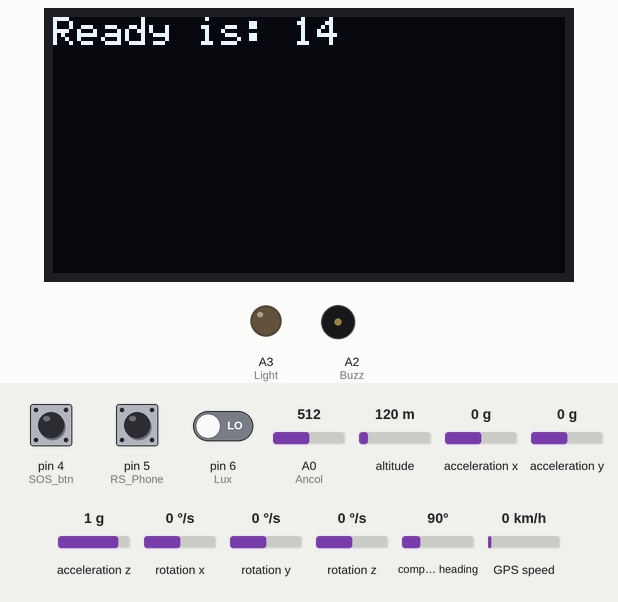
A sketch run on a simulated Arduino Uno, built with avr-gcc and run on an emulated ATmega328P. Shown: 128×64 one-colour display, output pins drawn as LEDs (lit = HIGH), buzzer (waves = sounding, pin HIGH). Inputs (shaded band) come from the test bench; at power-on: acceleration x 0 g, pin 4 (SOS_btn) HIGH, pin 5 (RS_Phone) HIGH, pin 6 (Lux) LOW, A0 (Ancol) = 512, altitude 120 m, acceleration y 0 g, acceleration z 1 g, rotation x 0 °/s, rotation y 0 °/s, rotation z 0 °/s, compass heading 90°, GPS speed 0 km/h. EEPROM starts erased; the GPS gets a fix after 3 s at 37.7749, -122.4194 with 8 satellites; no radio packets arrive unless stated; the modem accepts every AT command (registered, SIM ready, sends succeed) and sends nothing else; what the sketch prints to the serial monitor is not drawn.

Above: at 1.1 s.
At 18.8 s:
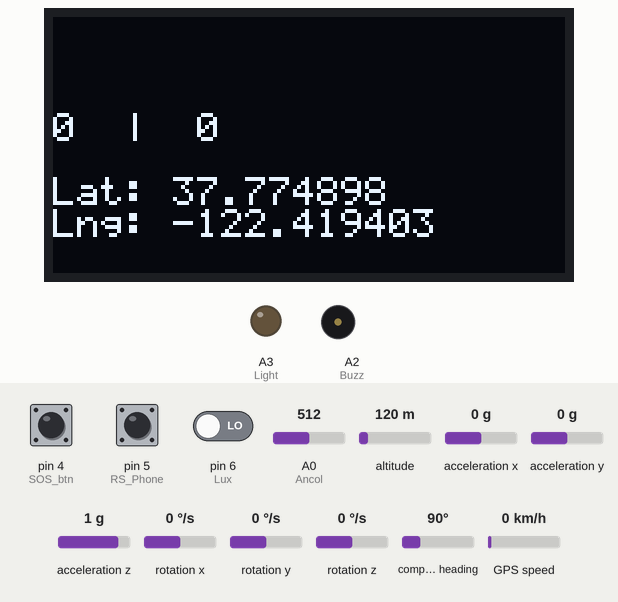
18.9 s: acceleration x set to -0.6 g
At 19.2 s:
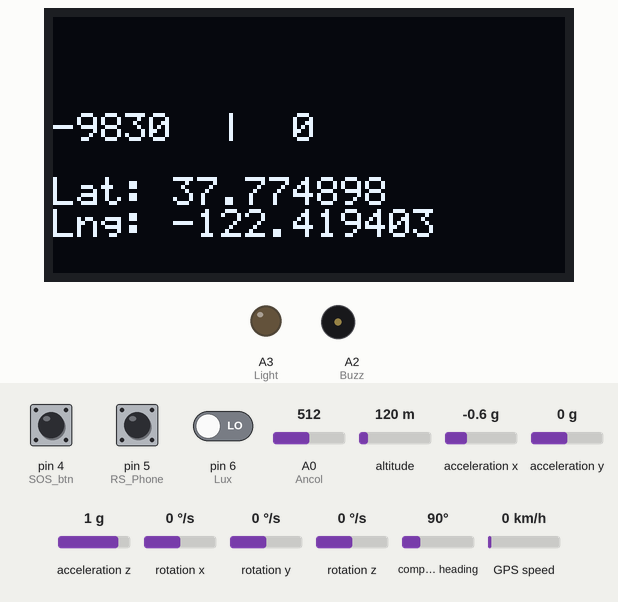
20.4 s: acceleration x set to -0.9 g
At 21.6 s:
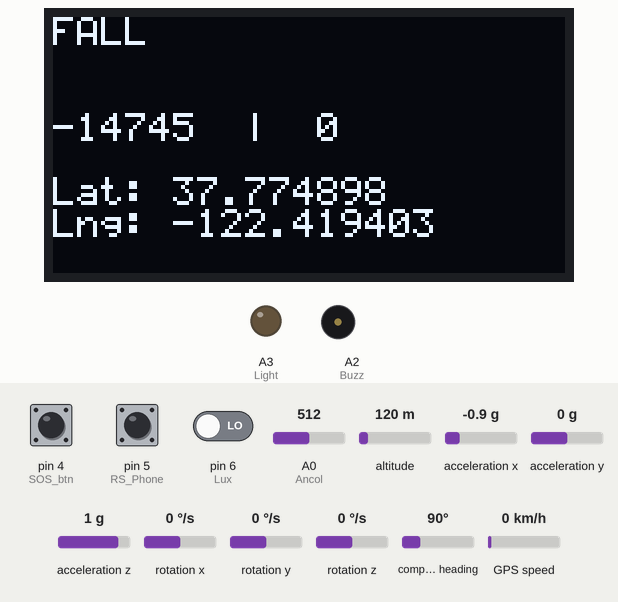
Timing chart, 0 to 51.6 s (numbered marks = the images above; inputs shaded):
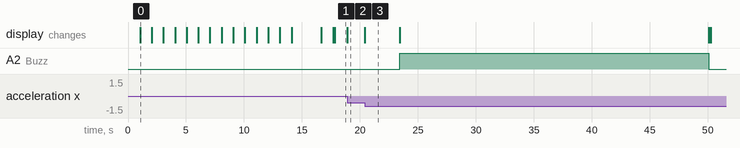

The sketch:

test_TX.ino
```cpp
 //--------------------------------------------------------OLED
#include "SSD1306Ascii.h"
#include "SSD1306AsciiAvrI2c.h"
SSD1306AsciiAvrI2c oled;
//--------------------------------------------------------SIM - EPROM
#include <SoftwareSerial.h>
#include <EEPROM.h>
SoftwareSerial simSerial(2, 3);
//--------------------------------------------------------GPS
#include <AltSoftSerial.h>
AltSoftSerial gpsSerial;
#include <TinyGPS++.h>
TinyGPSPlus gps;
//--------------------------------------------------------RF
#include <SPI.h>
#include <nRF24L01.h>
#include <RF24.h>
RF24 radio(9, 10); // CE, CSN
const byte diachi[6] = "01234";
//--------------------------------------------------------MPU
#include "I2Cdev.h"
#include "MPU6050.h"

#if I2CDEV_IMPLEMENTATION == I2CDEV_ARDUINO_WIRE
    #include "Wire.h"
#endif
MPU6050 accelgyro;
int16_t ax, ay, az;  int16_t gx, gy, gz;
#define OUTPUT_READABLE_ACCELGYRO

//--------------------------------------------------------Cấu trúc Data
struct package_send{ int TX_Connect; };
package_send data_send;
//--------------------------------------------------------Hàm Reset
void(* resetFunc) (void) = 0;
//--------------------------------------------------------Khởi tạo biến
unsigned long interrupt; //Time chạy RF
unsigned long timeGPS;   //Time lưu GPS
unsigned long fall;      //Time tính té ngã
unsigned long timeLight; //Time delay đèn
String ADMIN;            //Số ĐT ADMIN
String lt, lg;           //Tọa độ trong EPPROM
float Lat, Lng;          //Toạ độ trực tiếp
int flag2;               //Đếm ngược reset

//--------------------------------------------------------Khởi tạo nút nhấn
#define SOS_btn  4        //Nút SOS
#define RS_Phone 5        //Nút xoá số đt ADMIN
#define Lux      6        //Cảm biến ánh sáng
#define Ancol    A0       //Cảm biến cồn
#define Buzz     A2       //Còi
#define Light    A3       //Đèn

void setup()
{
  Serial.begin(9600);
  oled.begin(&Adafruit128x64, 0x3C);
  oled.setFont(System5x7);

  for(int i=15; i>0; i--){oled.setCursor(0,0); oled.print("Ready is: "); oled.print(i); oled.print("  ");delay(1000);}

  pinMode(SOS_btn,  INPUT_PULLUP);
  pinMode(RS_Phone, INPUT_PULLUP);
  pinMode(Lux,      INPUT);
  pinMode(Ancol,    INPUT);
  pinMode(Buzz,     OUTPUT);
  pinMode(Light,    OUTPUT);

  simSerial.begin(9600);
  simSerial.println("AT+CMGF=1");   delay(500);
  simSerial.println("AT+CNMI=2,2,0,0,0");   delay(500);
  simSerial.println("AT+CMGL=\"REC UNREAD\"");   delay(500);

  for (int i = 0;  i < 12; ++i) { ADMIN  += char(EEPROM.read(i)); }
  for (int i = 15; i < 23; ++i) { lt     += char(EEPROM.read(i)); }
  for (int i = 24; i < 34; ++i) { lg     += char(EEPROM.read(i)); }
  Serial.print(ADMIN); Serial.print(" | "); Serial.print(lt); Serial.print(","); Serial.println(lg);

  gpsSerial.begin(9600);

  if (ADMIN==0){
    oled.setCursor(0,0);  oled.print(" Setting ADMIN  ");
    while (ADMIN==0) {Setup_ADMIN();}
  }

  if (radio.begin()) { Serial.println("NRF24L01 Start!"); }
  radio.openWritingPipe(diachi);
  radio.setPALevel(RF24_PA_MIN);
  radio.setDataRate(RF24_250KBPS);

  #if I2CDEV_IMPLEMENTATION == I2CDEV_ARDUINO_WIRE
    Wire.begin();
  #elif I2CDEV_IMPLEMENTATION == I2CDEV_BUILTIN_FASTWIRE
    Fastwire::setup(400, true);
  #endif
  accelgyro.initialize();

  oled.setCursor(0,0);  oled.print("Device is ready!");  delay(1000); oled.clear();
}
void loop()
{
  int flag = 5;
  Load_GPS();
 if(digitalRead(Lux) == 1) { timeLight = millis(); digitalWrite(Light, 1); }
 if(millis() - timeLight >= 3000) { digitalWrite(Light, 0); }

//-----------------------------------------------------------SOS
  accelgyro.getMotion6(&ax, &ay, &az, &gx, &gy, &gz);
  #ifdef OUTPUT_READABLE_ACCELGYRO
    oled.setCursor(0,3);  oled.print(ax); oled.print("  |  ");   oled.print(ay);
  #endif

  if(digitalRead(SOS_btn)==0 || analogRead(Ancol)>1000)
  {
    oled.setCursor(0,0); oled.print("Send SOS!!!          ");
    Send_SOS();
    oled.clear();
  }

  if(flag2==0){fall = millis(); }
  if(abs(ax)>13000 || abs(ay)>14000 && flag2==0) {flag2=1; oled.setCursor(0,0); oled.print("FALL"); }
  if(abs(ax)<13000 && abs(ay)<14000) {flag2=0; oled.setCursor(0,0); oled.print("            ");}
  if(millis()-fall >= 3000)
  {
    oled.setCursor(0,0); oled.print("Send SOS!!!          ");
    Send_SOS();
    oled.clear();
  }
//-----------------------------------------------------------Reset ADMIN và chế độ lấy MAP
  if(digitalRead(RS_Phone)==0)
  {
    oled.clear();
    while(digitalRead(RS_Phone)==0)
    {
      oled.setCursor(0,0); oled.print("Reset ADMIN is: "); oled.print(flag);
      flag--; delay(1000);
      if(flag <= 0){ for (int i = 0; i < 12; ++i) {EEPROM.write(i, 0);} delay(500); resetFunc();}
    }
    if(digitalRead(RS_Phone)==1){oled.clear();}
  }
//-----------------------------------------------------------Load RF
  if(millis() - interrupt >= 1000)
  {
   data_send.TX_Connect = 5;
   radio.write(&data_send, sizeof(package_send));
   interrupt = millis();
  }
}
```

GPS.ino
```cpp
void Load_GPS()
{
  while (gpsSerial.available())
  {
    if (gps.encode(gpsSerial.read()))
    {
       if(gps.location.lat()==0)
       {
        Lat = lt.toFloat();
        Lng = lg.toFloat();
       }
       if(gps.location.lat()!=0 && millis()-timeGPS>=5000)
       {
        Lat = gps.location.lat();
        Lng = gps.location.lng();
        String A, B;
        char buffer1[15]; char buffer2[15];
        dtostrf(Lat, 7, 6, buffer1);   dtostrf(Lng, 9, 6, buffer2);
        A = String(buffer1);  B = String(buffer2);
 //       Serial.print(A); Serial.print(","); Serial.println(B);
        for (int i = 0; i < A.length(); ++i){EEPROM.write(15+i, A[i]);}
        for (int i = 0; i < B.length(); ++i){EEPROM.write(24+i, B[i]);}
        timeGPS = millis();
       }
  oled.setCursor(0,5); oled.print("Lat: "); oled.print(Lat, 6);
  oled.setCursor(0,6); oled.print("Lng: "); oled.print(Lng, 6);
    }
  }
}
```

SIM.ino
```cpp
//---------------------------------------------------------------- Xử lý chuỗi
String splitString(String inputString, String delim, uint16_t pos){
String tmp = inputString;
  for(int i=0; i<pos; i++){
    tmp = tmp.substring(tmp.indexOf(delim)+1);
    if(tmp.indexOf(delim)== -1
    && i != pos -1 )
      return "";
  }
  return tmp.substring(0,tmp.indexOf(delim));
}


//---------------------------------------------------------------- Cài ADMIN
void Setup_ADMIN()
{
  while(simSerial.available())
  {
    String inputString;
    String Val;
    while(simSerial.available()){inputString = simSerial.readString();}
    delay(65);
    Serial.println(inputString);
    if(splitString(inputString,"#",1)=="ADMIN")
    {
      for(int i = 9; i < 21; i++){Val += inputString.charAt(i);}
      Serial.print("ADMIN: "); Serial.println(Val);
      for (int i = 0; i < Val.length(); ++i){EEPROM.write(i, Val[i]);}
      delay(500);

      simSerial.println("AT+CMGF=1"); delay(500);
      simSerial.println("AT+CMGS=\"" + Val + "\"\r"); delay(500);
      simSerial.println("ADMIN OK! ");
      simSerial.println((char)26); delay(500);
      oled.clear(); oled.setCursor(0,0); oled.print("ADMIN Completed");
      resetFunc(); // reset
    }
  }
}

//---------------------------------------------------------------- Gửi SOS
void Send_SOS()
{
  simSerial.listen();
  digitalWrite(Buzz, 1);
  simSerial.println("AT+CMGF=1"); delay(500);
  simSerial.println("AT+CMGS=\"" + ADMIN + "\"\r"); delay(500);
  simSerial.println("Help me!");
  simSerial.print("http://maps.google.com/maps?z=18&q=");
  simSerial.print(Lat, 6); simSerial.print(","); simSerial.println(Lng, 6);
  simSerial.println((char)26); delay(5000);

  simSerial.print (F("ATD"));
  simSerial.print (ADMIN);
  simSerial.print (F(";\r\n"));
  delay(20000);
  simSerial.print (F("ATH"));
  simSerial.print (F(";\r\n"));
  delay(500);
  digitalWrite(Buzz, 0);
  flag2=0; fall = millis();
}
```

Measured:
- the behaviour switches between -0.7 and -0.8 g on acceleration x (found by bisection; images 2 and 3)
- after the input at 18.9 s, the display: changes at once (image 2)
- after the input at 20.4 s, A2 (Buzz): LOW → HIGH after 3.0 s, → LOW 26.6 s later; the display: changes at once (image 3)
- what the display in image 0 shows lasts 1.0 s, from 1.0 s to 2.0 s
